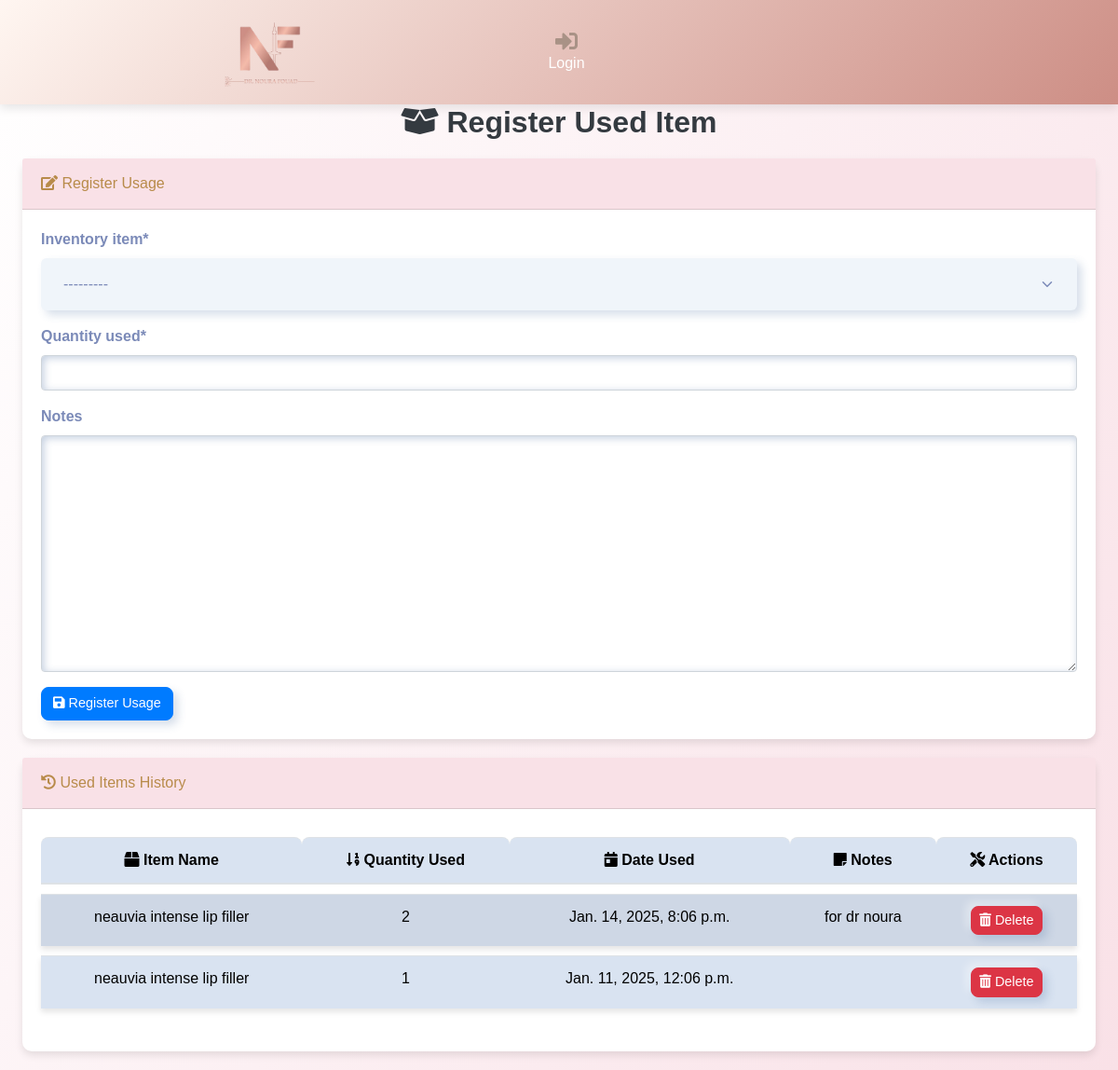
The app's page /register-used-item/ with its own data.
### webapp/models.py (models this page shows, shortened)
class UsedItem(models.Model):
    inventory_item = models.ForeignKey(Inventory, on_delete=models.CASCADE, related_name='used_items')
    quantity_used = models.IntegerField()  # الكمية المستخدمة
    date_used = models.DateTimeField(default=timezone.now)  # تاريخ الاستخدام
    notes = models.TextField(blank=True, null=True)  # ملاحظات إضافية (اختياري)

class Inventory(models.Model):
    item_name = models.CharField(max_length=300)
    item_quantity = models.IntegerField()  # الكمية الموجودة في المخزن
    item_price = models.DecimalField(max_digits=10, decimal_places=2,default=0)
    item_cost = models.DecimalField(max_digits=10, decimal_places=2)  # تكلفة المنتج
    company_source = models.ForeignKey(Companies, on_delete=models.CASCADE, related_name='inventory_items')
    created_at = models.DateTimeField(auto_now_add=True)
    def __str__(self):
        return self.item_name

### webapp/views.py (the view)
# urls.py: path('register-used-item/', views.register_used_item, name='register_used_item'),
def register_used_item(request):
    if request.method == 'POST':
        form = UsedItemForm(request.POST)
        if form.is_valid():
            used_item = form.save(commit=False)
            if used_item.quantity_used > used_item.inventory_item.item_quantity:
                messages.error(request, "The quantity used exceeds the available stock.")
            else:
                used_item.save()
                messages.success(request, "Item usage registered successfully!")
                return redirect('register_used_item')  # Redirect to the same page after submission
    else:
        form = UsedItemForm()
    used_items = UsedItem.objects.all().order_by('-date_used')
    return render(request, 'web/register_used_item.html', {'form': form, 'used_items': used_items})

### webapp/forms.py
class UsedItemForm(forms.ModelForm):
    class Meta:
        model = UsedItem
        fields = ['inventory_item', 'quantity_used', 'notes']
    def __init__(self, *args, **kwargs):
        super().__init__(*args, **kwargs)
        self.fields['inventory_item'].queryset = Inventory.objects.filter(item_quantity__gt=0)

### templates/web/register_used_item.html (shortened to what this page needs)
{% extends 'base.html' %}
{% load crispy_forms_tags %}
{% block content %}
<!DOCTYPE html>
<html lang="en">
<head>
    <link rel="stylesheet" href="https://stackpath.bootstrapcdn.com/bootstrap/4.5.2/css/bootstrap.min.css">
    <link rel="stylesheet" href="https://cdnjs.cloudflare.com/ajax/libs/font-awesome/5.15.4/css/all.min.css">
</head>
<body>
    <div class="container-fluid">
        <div class="row">
            <main role="main" class="col-md-12 ml-sm-auto col-lg-12 px-4">
                <h1 class="h2">
                    <i class="fas fa-box-open"></i> Register Used Item
                </h1>
                <div class="card">
                    <div class="card-header">
                        <i class="fas fa-edit"></i> Register Usage
                    </div>
                    <div class="card-body">
                        <form method="post">
                            {{ form|crispy }}
                            <button type="submit" class="btn btn-primary">
                                <i class="fas fa-save"></i> Register Usage
                            </button>
                        </form>
                    </div>
                </div>
                <div class="card">
                    <div class="card-header">
                        <i class="fas fa-history"></i> Used Items History
                    </div>
                    <div class="card-body">
                        <table class="table table-striped">
                            <thead>
                                <tr>
                                    <th><i class="fas fa-box"></i> Item Name</th>
                                    <th><i class="fas fa-sort-numeric-down"></i> Quantity Used</th>
                                    <th><i class="fas fa-calendar-day"></i> Date Used</th>
                                    <th><i class="fas fa-sticky-note"></i> Notes</th>
                                    <th><i class="fas fa-tools"></i> Actions</th>
                                </tr>
                            </thead>
                            <tbody>
                                {% for used_item in used_items %}
                                <tr>
                                    <td>{{ used_item.inventory_item.item_name }}</td>
                                    <td>{{ used_item.quantity_used }}</td>
                                    <td>{{ used_item.date_used }}</td>
                                    <td>{{ used_item.notes }}</td>
                                    <td>
                                        <form method="POST" action="{% url 'delete_used_item' used_item.id %}" style="display:inline;">
                                            <button type="submit" class="btn btn-sm btn-danger" onclick="return confirm('Are you sure you want to delete this record?');">
                                                <i class="fas fa-trash-alt"></i> Delete
                                            </button>
                                        </form>
                                    </td>
                                </tr>
                                {% endfor %}
                            </tbody>
                        </table>
                    </div>
                </div>
            </main>
        </div>
    </div>
</body>
</html>
{% endblock %}

### templates/parts/navbar.html (style rules this page uses)
* { box-sizing: border-box; margin: 0; padding: 0; font-family: 'Arial', sans-serif; }

### templates/web/register_used_item.html (style rules this page uses)
body { background: linear-gradient(120deg, #ffffff, #f9e1e7); font-family: 'Arial', sans-serif; }
.card { margin-bottom: 20px; border: none; border-radius: 10px; box-shadow: 0 4px 8px rgba(0, 0, 0, 0.1); }
.card-header { background-color: #f9e1e7; color: #b88b4a; border-radius: 10px 10px 0 0; padding: 15px 20px; }
h1.h2 { color: #343a40; font-weight: bold; margin-bottom: 20px; text-align: center; }
table.table { border-collapse: separate; border-spacing: 0 10px; }
table thead th { background-color: #343a40; color: white; font-size: 1rem; text-align: center; border-top-left-radius: 8px; border-top-right-radius: 8px; padding: 10px; }
table tbody tr { background-color: white; box-shadow: 0 4px 6px rgba(0, 0, 0, 0.1); transition: transform 0.2s ease; }
table tbody td { padding: 15px; text-align: center; color: #343a40; font-weight: 500; vertical-align: middle; }
.btn-primary, .btn-danger { font-size: 0.9em; border-radius: 8px; transition: background-color 0.3s ease; }

### records on screen
UsedItem: inventory_item.item_name "neauvia intense lip filler", quantity_used "2", date_used "Jan. 14, 2025, 8:06 p.m.", notes "for dr noura"
UsedItem: inventory_item.item_name "neauvia intense lip filler", quantity_used "1", date_used "Jan. 11, 2025, 12:06 p.m."
